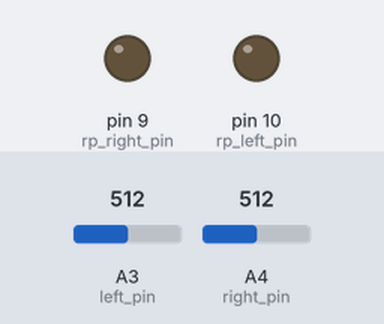
This sketch was run on a simulated Arduino Uno, built with avr-gcc and run on an emulated ATmega328P. Shown: output pins drawn as LEDs (lit = HIGH). The inputs (shaded band) are chosen by the test bench; at power-on: A3 (left_pin) = 512, A4 (right_pin) = 512.

Above: at 1.2 s.
1.3 s: A3 (left_pin) set to 628
2.8 s: A3 (left_pin) set to 654
At 3.3 s:
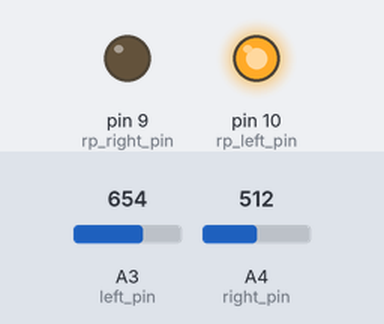
4.3 s: A4 (right_pin) set to 733
5.8 s: A4 (right_pin) set to 762
At 6.7 s:
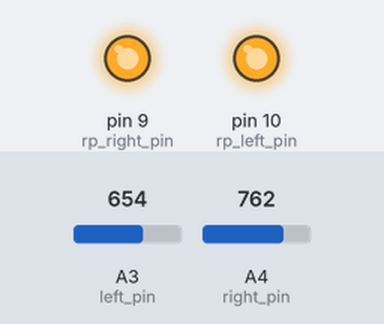
7.3 s: A3 (left_pin) set to 506
8.8 s: A3 (left_pin) set to 485
At 10.2 s:
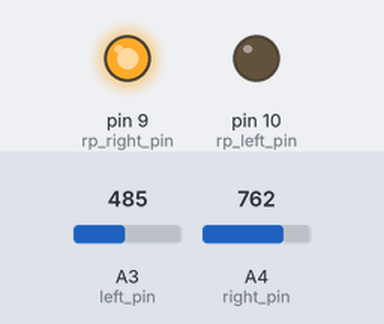
Timing chart, 0 to 11.3 s (numbered marks = the images above; inputs shaded):
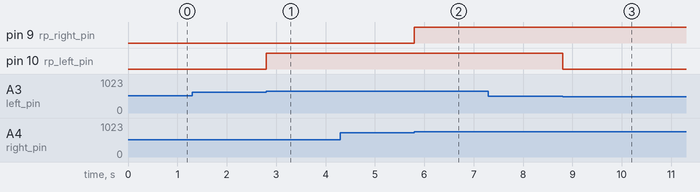

The sketch:

tripMeterArduino.ino
```cpp
int right_pin = 18;
int left_pin = 17;
int rp_right_pin = 9;
int rp_left_pin = 10;

int right_value = 0;
int left_value = 0;

// sensor max value ~4.3, min value ~2.0
int right_high_limit = 750; // 3.67 / 5.0 * 1023;
int right_low_limit = 610; // 2.98 / 5.0 * 1023;
int left_high_limit = 635; // 3.10 / 5.0 * 1023;
int left_low_limit = 495; // 2.42 / 5.0 * 1023;

bool right_prev_high = false;
bool left_prev_high = false;
unsigned long last_right_time = 0;
unsigned long last_left_time = 0;
unsigned long time_limit = 3;

void setup() {
  pinMode(right_pin, INPUT);
  pinMode(left_pin, INPUT);
  pinMode(rp_right_pin, OUTPUT);
  pinMode(rp_left_pin, OUTPUT);
}


void loop() {
   right_value = analogRead(right_pin);
   if (right_value > right_high_limit && !right_prev_high && millis() - last_right_time > time_limit){
      right_prev_high = true;
      last_right_time = millis();
      digitalWrite(rp_right_pin, HIGH);
   } else if (right_value < right_low_limit && right_prev_high && millis() - last_right_time > time_limit){
      right_prev_high = false;
      last_right_time = millis();
      digitalWrite(rp_right_pin, LOW);
   }
   left_value = analogRead(left_pin);
   if (left_value > left_high_limit && !left_prev_high && millis() - last_left_time > time_limit){
      left_prev_high = true;
      last_left_time = millis();
      digitalWrite(rp_left_pin, HIGH);
   } else if (left_value < left_low_limit && left_prev_high && millis() - last_left_time > time_limit){
      left_prev_high = false;
      last_left_time = millis();
      digitalWrite(rp_left_pin, LOW);
   }
}
```

Measured:
- the behaviour switches between 635 and 636 on A3 (left_pin) (found by bisection; images 0 and 1)
- the behaviour switches between 750 and 751 on A4 (right_pin) (found by bisection; images 1 and 2)
- the behaviour switches between 495 and 494 on A3 (left_pin) (found by bisection; images 2 and 3)
- after the input at 1.3 s, every drawn part: stays the same
- after the input at 2.8 s, pin 10 (rp_left_pin): LOW → HIGH at once
- after the input at 4.3 s, every drawn part: stays the same
- after the input at 5.8 s, pin 9 (rp_right_pin): LOW → HIGH at once
- after the input at 7.3 s, every drawn part: stays the same
- after the input at 8.8 s, pin 10 (rp_left_pin): HIGH → LOW at once
